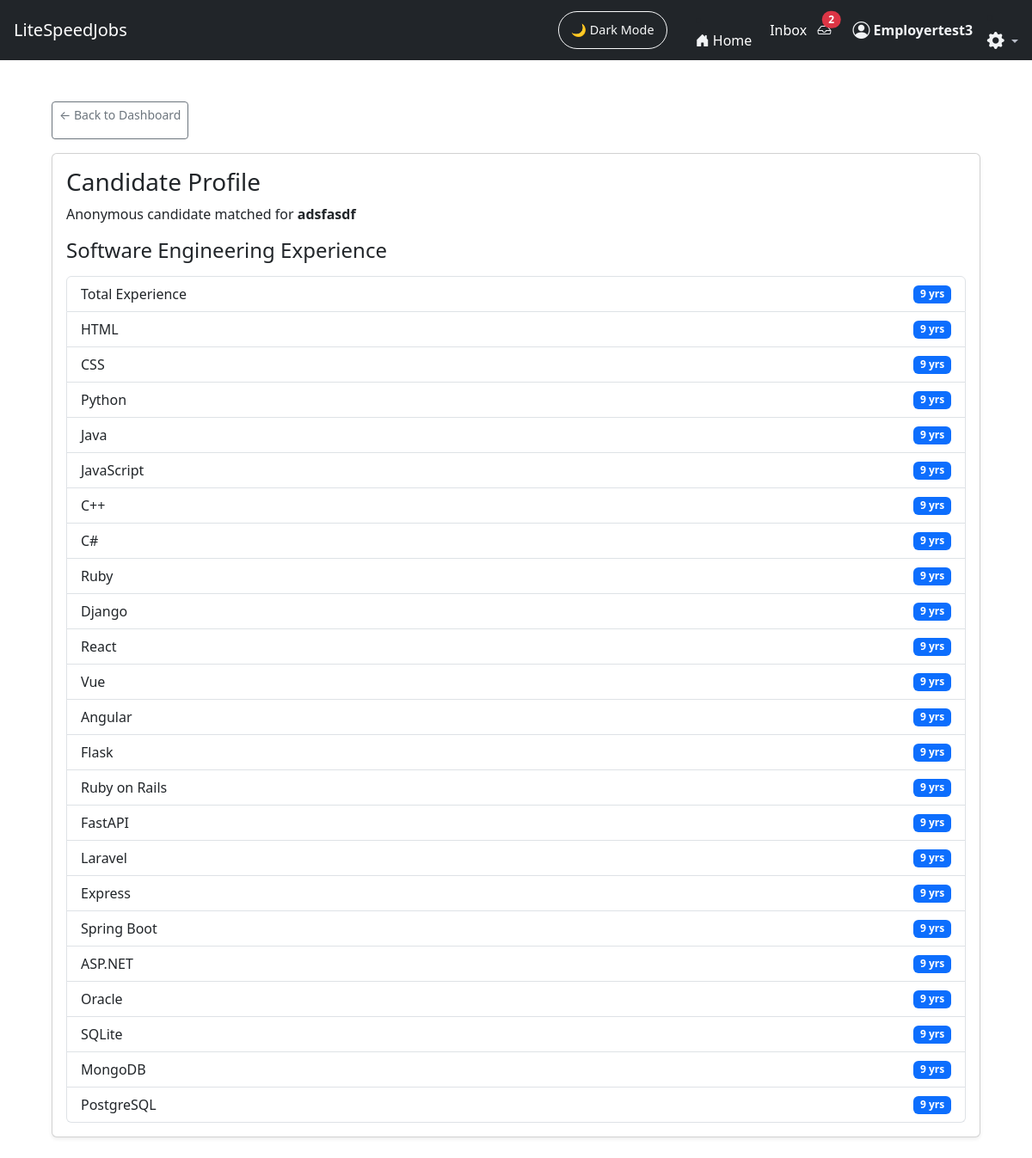
Before: /JobFinder_app/candidate/25/14/ (signed in) with the older database file.
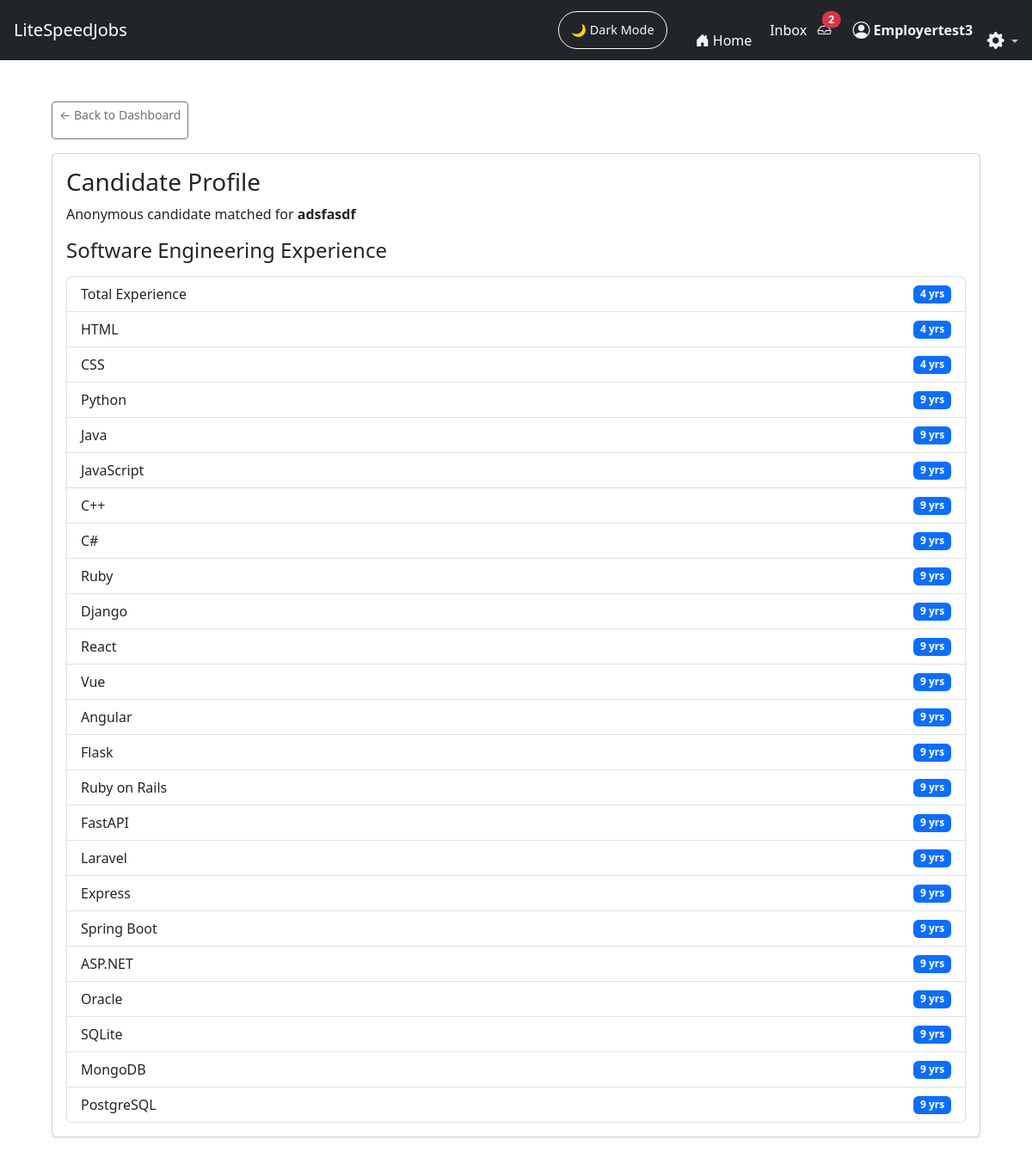
After: the same page with the newer database file.
### JobFinder_app/models.py (models this page shows, shortened)
class SeekerModelOne(models.Model):
    user = models.OneToOneField(User, on_delete=models.CASCADE)
    first_name = models.CharField(max_length=30)
    last_name = models.CharField(max_length=30)
    minimum_yearly_salary = models.IntegerField(null=True, blank=True, default=0)
    total_years_of_experience = models.IntegerField(default=0)
    html_experience = models.IntegerField(default=0)
    css_experience = models.IntegerField(default=0)

### JobFinder_app/views.py (the view)
@login_required
def candidate_summary(request, job_id, seeker_id):
    job = get_object_or_404(Job, id=job_id)
    seeker = get_object_or_404(User, id=seeker_id)
    context = {
        "job": job,
        "seeker": seeker,
        "job_type": job.job_type,  # 👈 make template logic cleaner
    }
    if job.job_type == Job.SOFTWARE:
        context.update({
            "exp1": SeekerModelOne.objects.filter(user=seeker).first(),
            "exp2": SeekerModelTwo.objects.filter(user=seeker).first(),
            "exp3": SeekerModelThree.objects.filter(user=seeker).first(),
        })
    elif job.job_type == Job.MACHINIST:
        context["machinist"] = MachinistExperience.objects.filter(user=seeker).first()
    return render(request, "JobFinder_app/candidate_summary.html", context)

### JobFinder_app/context_processors.py (called while the page is built)
def unread_message_count(request):
    if request.user.is_authenticated:
        return {
            "unread_count": Message.objects.filter(
                receiver=request.user,
                is_read=False
            ).count()
        }
    return {}

### JobFinder_app/templates/JobFinder_app/candidate_summary.html (shortened to what the changed rows need)
{% extends "JobFinder_app/base.html" %}
{% block content %}
<div class="container mt-4">
    <div class="card shadow-sm">
        <div class="card-body">
            {% if job_type == "software" %}
                {% if exp1 or exp2 or exp3 %}
                    <ul class="list-group mt-3">
                        {% if exp1 %}
                            {% if exp1.total_years_of_experience %}
                                <li class="list-group-item d-flex justify-content-between align-items-center">
                                    Total Experience
                                    <span class="badge bg-primary">
                                        {{ exp1.total_years_of_experience }} yrs
                                    </span>
                                </li>
                            {% endif %}
                            {% if exp1.html_experience %}
                                <li class="list-group-item d-flex justify-content-between align-items-center">
                                    HTML
                                    <span class="badge bg-primary">
                                        {{ exp1.html_experience }} yrs
                                    </span>
                                </li>
                            {% endif %}
                            {% if exp1.css_experience %}
                                <li class="list-group-item d-flex justify-content-between align-items-center">
                                    CSS
                                    <span class="badge bg-primary">
                                        {{ exp1.css_experience }} yrs
                                    </span>
                                </li>
                            {% endif %}
                        {% endif %}
                    </ul>
                {% else %}
                    <p class="dark-muted">No software experience submitted.</p>
            {% endif %}
            {% endif %}
        </div>
    </div>
</div>
{% endblock %}

Changed rows visible on the page:
changed SeekerModelOne: total_years_of_experience "9" → "4"; html_experience "9" → "4"; css_experience "9" → "4"
